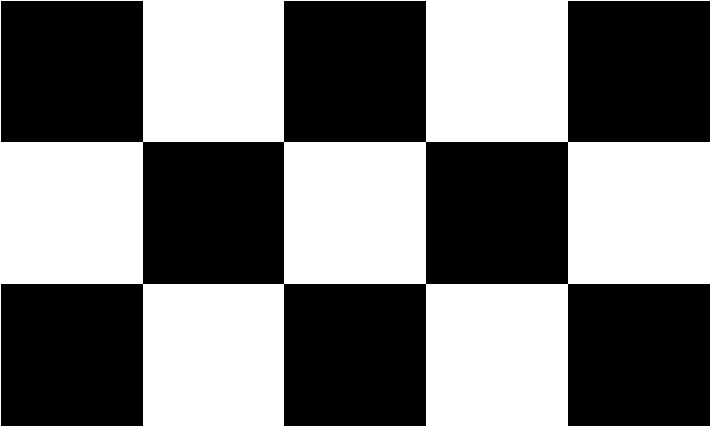
#> input picture task2/opencv projects  and preprocessing/k.gif, 710 x 427 px
$ jupyter execute --allow-errors cv2waitkey.ipynb
#> lines starting #> are read from the running program, lines starting #| are printed output that depends on the picture; after the words box and inside, x2 and y2 are one past the last pixel; in counts of white or black regions, pixels touching at a corner belong together
[cell 1]
import cv2
import numpy as np

[cell 2]
img=np.zeros((100,100,3),np.uint8)

[cell 3]
def display(*img):
    for i,im in enumerate(img):
        cv2.imshow(str(i),im)
        cv2.waitKey(0)
    cv2.destroyAllWindows()

[cell 4]
display(img)

[cell 5]
def display(img):
    cv2.imshow('',img)
    cv2.waitKey(0)
    cv2.destroyAllWindows()

[cell 6]
display(img)

#> (a cell that did not finish here is left out)

[cell 8]
# a = img/dst
def k(img,ksize):
    cv2.WINDOW_NORMAL('yup')
    gama = cv2.createTrackbar('gamma_value','yup',0.01,0.9,lambda x:x)
    a = cv2.getTrackbarPos('gamma_value','yup')
    img = cv2.imread(img)
    gray = cv2.cvtColor(img,cv2.COLOR_BGR2GRAY)
    blur = cv2.GaussianBlur(gray,ksize,cv2.BORDER_DEFAULT)
    divide = cv2.divide(gray,blur,scale = 256)
    if gama < 0:
        raise 'gamma value cannot be less than 0'
    if gama > 1:
        raise 'gamma value cannot be greater than 1'
    if gama == 0:
        gama=0.01
    invgama = 1/gama
    lut = np.array([(((i/255)**invgama)*255) for i in range(0,256)])

    a = cv2.LUT(divide.astype(np.uint8),lut.astype(np.uint8))
    display(a)

#> (a cell that did not finish here is left out)

[cell 10]
img = np.ones((500,500,3),dtype = 'uint8')

[cell 11]
img[:250,:250]=255

#> (a cell that did not finish here is left out)

#> (a cell that did not finish here is left out)

[cell 14]
display(img)
#> in display (call 2), `cv2.imshow('',img)`:
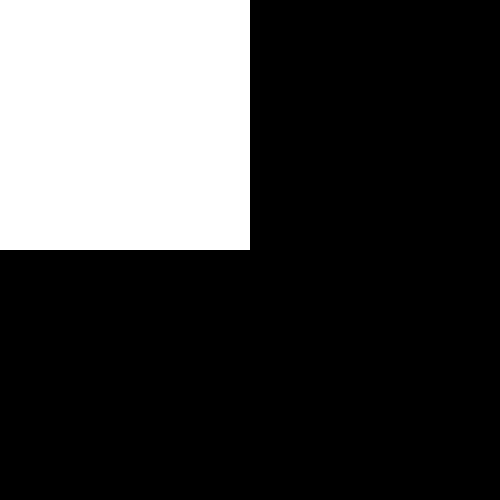
#> window '': shape (500, 500, 3); values 1 (black) and 255 (white), 25% white; 1 white region, box (x1, y1, x2, y2) and area: (0, 0, 250, 250) 62500

[cell 15]
im = cv2.imread('k.gif')
#> im is the input picture: shape (427, 710, 3); 47% white; 1 white region, box (x1, y1, x2, y2) and area: (0, 0, 710, 427) 142426
